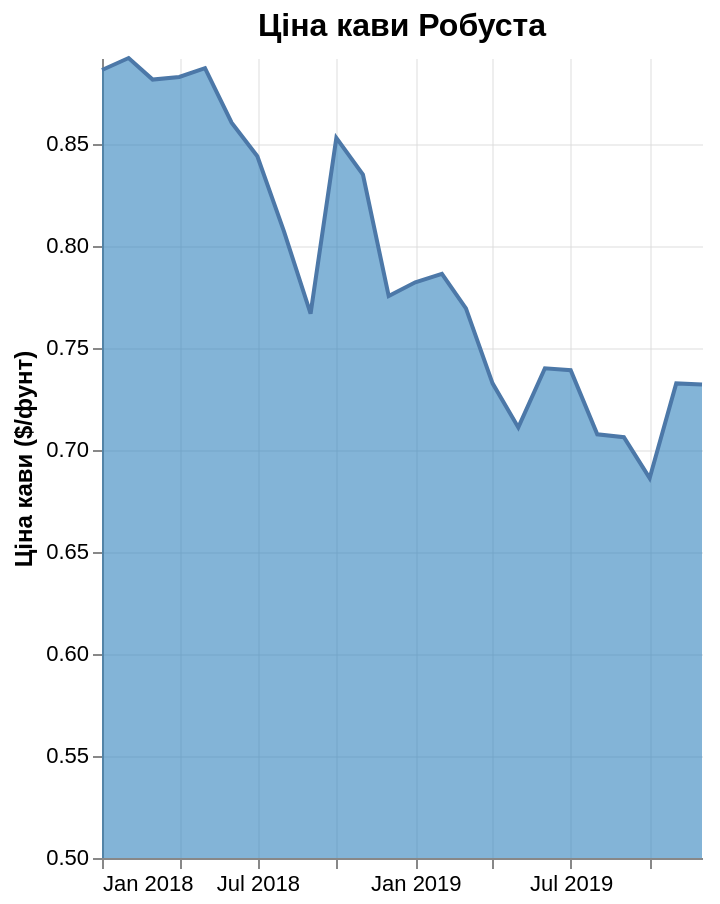

Vega-Lite specification stored for this chart:
### Vega-Lite specification from a JSON file in a GitHub repository (floating-point values rounded to 4 significant figures)
{"$schema": "https://vega.github.io/schema/vega-lite/v5.json", "title": {"text": "Ціна кави Робуста", "fontSize": 16, "fontWeight": "bold"}, "width": "container", "height": 400, "data": {"values": [{"month": "2018-01", "price": 0.8865}, {"month": "2018-02", "price": 0.8924}, {"month": "2018-03", "price": 0.8818}, {"month": "2018-04", "price": 0.8831}, {"month": "2018-05", "price": 0.8874}, {"month": "2018-06", "price": 0.8607}, {"month": "2018-07", "price": 0.8442}, {"month": "2018-08", "price": 0.8074}, {"month": "2018-09", "price": 0.767}, {"month": "2018-10", "price": 0.8532}, {"month": "2018-11", "price": 0.8352}, {"month": "2018-12", "price": 0.7757}, {"month": "2019-01", "price": 0.7824}, {"month": "2019-02", "price": 0.7865}, {"month": "2019-03", "price": 0.7696}, {"month": "2019-04", "price": 0.7328}, {"month": "2019-05", "price": 0.7112}, {"month": "2019-06", "price": 0.7402}, {"month": "2019-07", "price": 0.7393}, {"month": "2019-08", "price": 0.7078}, {"month": "2019-09", "price": 0.7064}, {"month": "2019-10", "price": 0.6863}, {"month": "2019-11", "price": 0.7328}, {"month": "2019-12", "price": 0.7322}]}, "mark": {"type": "area", "color": "#3182bd", "opacity": 0.6, "line": true, "strokeWidth": 1.5}, "encoding": {"x": {"field": "month", "type": "temporal", "title": null, "axis": {"grid": true, "tickCount": 4, "labelExpr": "timeFormat(datum.value, '%b %Y')"}}, "y": {"field": "price", "type": "quantitative", "title": "Ціна кави ($/фунт)", "axis": {"titleFontWeight": "bold", "grid": true}, "stack": null, "scale": {"zero": false, "domainMin": 0.5}}, "tooltip": [{"field": "month", "type": "temporal", "title": "Month"}, {"field": "price", "type": "quantitative", "title": "Price", "format": "$.3f"}]}, "config": {"axis": {"gridColor": "#ddd", "gridOpacity": 0.5, "labelFontSize": 11, "titleFontSize": 12}, "view": {"stroke": null}}}
